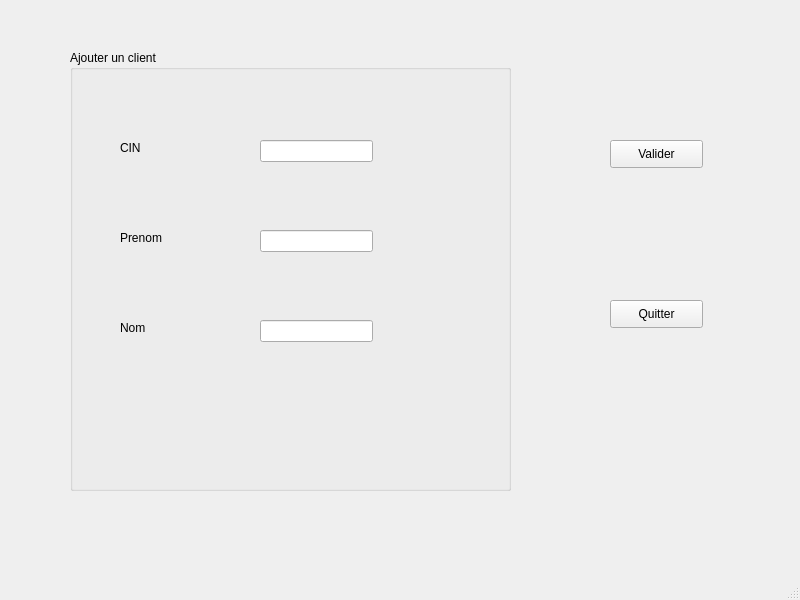
<?xml version="1.0" encoding="UTF-8"?>
<ui version="4.0">
 <class>MainWindow</class>
 <widget class="QMainWindow" name="MainWindow">
  <property name="geometry">
   <rect>
    <x>0</x>
    <y>0</y>
    <width>800</width>
    <height>600</height>
   </rect>
  </property>
  <property name="windowTitle">
   <string>Gestion des clients</string>
  </property>
  <widget class="QWidget" name="centralwidget">
   <widget class="QGroupBox" name="groupBox">
    <property name="geometry">
     <rect>
      <x>70</x>
      <y>50</y>
      <width>441</width>
      <height>441</height>
     </rect>
    </property>
    <property name="title">
     <string>Ajouter un client</string>
    </property>
    <widget class="QLabel" name="label">
     <property name="geometry">
      <rect>
       <x>50</x>
       <y>90</y>
       <width>56</width>
       <height>16</height>
      </rect>
     </property>
     <property name="text">
      <string>CIN</string>
     </property>
    </widget>
    <widget class="QLabel" name="label_2">
     <property name="geometry">
      <rect>
       <x>50</x>
       <y>180</y>
       <width>56</width>
       <height>16</height>
      </rect>
     </property>
     <property name="text">
      <string>Prenom</string>
     </property>
    </widget>
    <widget class="QLabel" name="label_3">
     <property name="geometry">
      <rect>
       <x>50</x>
       <y>270</y>
       <width>56</width>
       <height>16</height>
      </rect>
     </property>
     <property name="text">
      <string>Nom</string>
     </property>
    </widget>
    <widget class="QLineEdit" name="lineEdit_cin">
     <property name="geometry">
      <rect>
       <x>190</x>
       <y>90</y>
       <width>113</width>
       <height>22</height>
      </rect>
     </property>
    </widget>
    <widget class="QLineEdit" name="lineEdit_prenom">
     <property name="geometry">
      <rect>
       <x>190</x>
       <y>180</y>
       <width>113</width>
       <height>22</height>
      </rect>
     </property>
    </widget>
    <widget class="QLineEdit" name="lineEdit_nom">
     <property name="geometry">
      <rect>
       <x>190</x>
       <y>270</y>
       <width>113</width>
       <height>22</height>
      </rect>
     </property>
    </widget>
   </widget>
   <widget class="QPushButton" name="pushButton">
    <property name="geometry">
     <rect>
      <x>610</x>
      <y>140</y>
      <width>93</width>
      <height>28</height>
     </rect>
    </property>
    <property name="text">
     <string>Valider</string>
    </property>
   </widget>
   <widget class="QPushButton" name="pushButton_2">
    <property name="geometry">
     <rect>
      <x>610</x>
      <y>300</y>
      <width>93</width>
      <height>28</height>
     </rect>
    </property>
    <property name="text">
     <string>Quitter</string>
    </property>
   </widget>
  </widget>
  <widget class="QMenuBar" name="menubar">
   <property name="geometry">
    <rect>
     <x>0</x>
     <y>0</y>
     <width>800</width>
     <height>26</height>
    </rect>
   </property>
  </widget>
  <widget class="QStatusBar" name="statusbar"/>
 </widget>
 <resources/>
 <connections/>
</ui>
